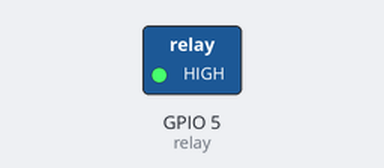
A sketch run on a simulated ESP8266 (NodeMCU). Shown: switched loads named in the sketch (green lamp = pin HIGH). WiFi joins after 1.5 s; servers stay silent unless stated; what the sketch prints to the serial monitor is not drawn.

Above: at 2.5 s.
At 4.5 s:
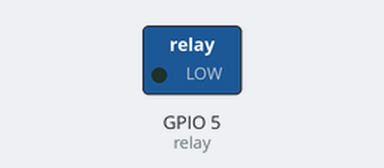
Timing chart, 0 to 6.7 s (numbered marks = the images above):
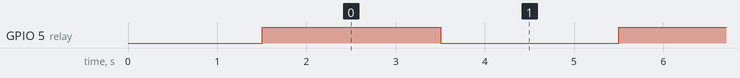

The sketch:

Lampara.ino
```cpp
// Librerias a usar
#include <ESP8266WiFi.h>

//Variables a usar
const char* ssid = "LabProtein";
const char* password = "teinpro_bal1602";
const int relay = 5;


void setup() {
  Serial.begin(115200);
  Serial.println();

  WiFi.begin(ssid, password);

  Serial.print("Conectando a ");
  Serial.println(ssid);
  while (WiFi.status() != WL_CONNECTED){
    delay(500);
    Serial.print(".");
  }
  Serial.println();
  Serial.print("Conectado! Su direccion IP es: ");
  Serial.println(WiFi.localIP());

  pinMode(relay, OUTPUT);
  digitalWrite(relay, LOW);
  Serial.println("Configuracion OK");

}

void loop() {

  while (relay<100){
    digitalWrite(relay, HIGH);
    delay(2000);
    Serial.println("OFF");
    digitalWrite(relay, LOW);
    delay(2000);
    Serial.println("ON");
  }

}
```

Measured:
- by itself, GPIO 5 (relay): alternates HIGH for 2.0 s and LOW for 2.0 s
